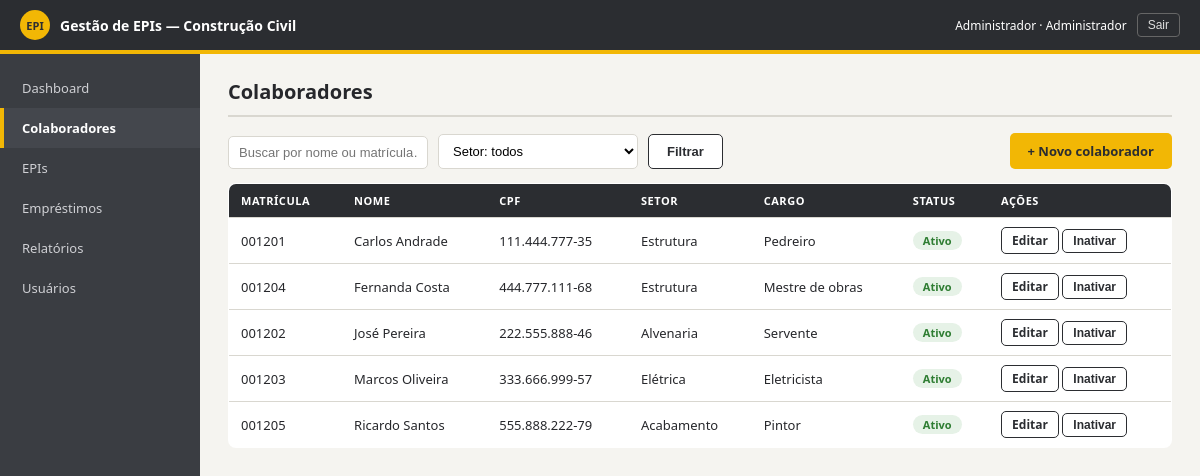
/colaboradores/ (signed in), run on the app's committed database.
### core/models.py (models this page shows, shortened)
class Usuario(AbstractUser):
    class Perfil(models.TextChoices):
        ADMINISTRADOR = 'ADMINISTRADOR', 'Administrador'
        TECNICO = 'TECNICO', 'Técnico de Segurança'
        ALMOXARIFE = 'ALMOXARIFE', 'Almoxarife'
    perfil = models.CharField('Perfil de acesso', max_length=20,
                              choices=Perfil.choices, default=Perfil.TECNICO)
    @property
    def eh_admin(self):
        return self.perfil == self.Perfil.ADMINISTRADOR or self.is_superuser

class Colaborador(models.Model):
    matricula = models.CharField('Matrícula', max_length=20, unique=True)
    nome = models.CharField('Nome completo', max_length=100)
    cpf = models.CharField('CPF', max_length=14, unique=True,
                           help_text='Somente números ou no formato 000.000.000-00')
    data_nascimento = models.DateField('Data de nascimento', null=True, blank=True)
    cargo = models.CharField('Cargo', max_length=60)
    setor = models.CharField('Setor', max_length=60)
    telefone = models.CharField('Telefone', max_length=15, blank=True)
    email = models.EmailField('E-mail', blank=True)
    ativo = models.BooleanField('Ativo', default=True)
    criado_em = models.DateTimeField(auto_now_add=True)
    class Meta:
        ordering = ['nome']
        verbose_name = 'colaborador'
        verbose_name_plural = 'colaboradores'

### core/views.py (the view)
# urls.py: path('colaboradores/', views.colaborador_lista, name='colaborador_lista'),
@login_required
def colaborador_lista(request):
    busca = request.GET.get('q', '').strip()
    setor = request.GET.get('setor', '').strip()
    colaboradores = Colaborador.objects.all()
    if busca:
        colaboradores = colaboradores.filter(
            Q(nome__icontains=busca) | Q(matricula__icontains=busca))
    if setor:
        colaboradores = colaboradores.filter(setor=setor)
    setores = (Colaborador.objects.values_list('setor', flat=True)
               .distinct().order_by('setor'))
    return render(request, 'core/colaborador_lista.html', {
        'colaboradores': colaboradores, 'busca': busca,
        'setores': setores, 'setor_sel': setor,
    })

### core/templates/core/colaborador_lista.html (shortened to what this page needs)
{% extends 'core/base.html' %}
{% block conteudo %}
<h1>Colaboradores</h1>
<div class="filtros">
  <form method="get" class="filtros" style="margin:0;">
    <input class="campo" type="text" name="q" value="{{ busca }}" placeholder="Buscar por nome ou matrícula…">
    <select class="campo" name="setor">
      <option value="">Setor: todos</option>
    </select>
    <button class="btn btn-secundario" type="submit">Filtrar</button>
  </form>
  <a class="btn btn-primario" style="margin-left:auto;" href="{% url 'colaborador_novo' %}">+ Novo colaborador</a>
</div>
<table>
  <tr><th>Matrícula</th><th>Nome</th><th>CPF</th><th>Setor</th><th>Cargo</th><th>Status</th><th>Ações</th></tr>
  {% for c in colaboradores %}
  <tr>
    <td>{{ c.matricula }}</td><td>{{ c.nome }}</td><td>{{ c.cpf }}</td>
    <td>{{ c.setor }}</td><td>{{ c.cargo }}</td>
    <td>{% if c.ativo %}<span class="tag tag-ok">Ativo</span>{% else %}<span class="tag tag-neutro">Inativo</span>{% endif %}</td>
    <td>
      <a class="btn btn-secundario btn-mini" href="{% url 'colaborador_editar' c.pk %}">Editar</a>
      <form method="post" action="{% url 'colaborador_toggle' c.pk %}" style="display:inline;">{% csrf_token %}
        <button class="btn btn-secundario btn-mini" type="submit">{% if c.ativo %}Inativar{% else %}Reativar{% endif %}</button>
      </form>
    </td>
  </tr>
  {% empty %}
  <tr><td colspan="7">Nenhum colaborador encontrado{% if busca or setor_sel %} para os filtros aplicados{% endif %}.</td></tr>
  {% endfor %}
</table>
{% endblock %}

### core/templates/core/base.html (shortened to what this page needs)
{% load static %}
<!DOCTYPE html>
<html lang="pt-BR">
<head>
<link rel="stylesheet" href="{% static 'css/style.css' %}">
</head>
<body>
<header class="topbar">
  <div class="marca"><span class="capacete">EPI</span> Gestão de EPIs — Construção Civil</div>
  <div class="usuario-chip">
    <span>{{ user.get_full_name|default:user.username }} · {{ user.get_perfil_display }}</span>
    <form method="post" action="{% url 'logout' %}">{% csrf_token %}<button type="submit">Sair</button></form>
  </div>
</header>
<div class="layout">
  <nav class="menu">
    {% with atual=request.resolver_match.url_name %}
    <a href="{% url 'dashboard' %}" class="{% if atual == 'dashboard' %}ativo{% endif %}">Dashboard</a>
    <a href="{% url 'colaborador_lista' %}" class="{% if 'colaborador' in atual %}ativo{% endif %}">Colaboradores</a>
    <a href="{% url 'epi_lista' %}" class="{% if 'epi_' in atual %}ativo{% endif %}">EPIs</a>
    <a href="{% url 'emprestimo_lista' %}" class="{% if 'emprestimo' in atual %}ativo{% endif %}">Empréstimos</a>
    <a href="{% url 'relatorios' %}" class="{% if atual == 'relatorios' %}ativo{% endif %}">Relatórios</a>
    {% if user.eh_admin %}
    <a href="{% url 'usuario_lista' %}" class="{% if 'usuario' in atual %}ativo{% endif %}">Usuários</a>
    {% endif %}
    {% endwith %}
  </nav>
  <main class="conteudo">
    {% block conteudo %}{% endblock %}
  </main>
</div>
</body>
</html>

### core/static/css/style.css (style rules this page uses)
:root { --grafite:#2b2d31; --grafite-2:#3a3d42; --amarelo:#f2b705; --amarelo-esc:#c79300; --papel:#f5f4f0; --branco:#ffffff; --linha:#d9d7d0; --texto:#26272b; --cinza:#6d6f76; --ok:#2e7d32; --alerta:#b3261e; --aviso:#9a6c00; }
* { box-sizing:border-box; margin:0; padding:0; }
body { font-family:'Segoe UI',Arial,sans-serif; background:var(--papel); color:var(--texto); font-size:14px; }
a { color:inherit; }
.topbar { display:flex; justify-content:space-between; align-items:center; background:var(--grafite); color:#fff; padding:10px 20px; border-bottom:4px solid var(--amarelo); }
.marca { display:flex; align-items:center; gap:10px; font-weight:700; }
.marca .capacete { width:30px;height:30px;border-radius:50%;background:var(--amarelo); color:var(--grafite);display:flex;align-items:center;justify-content:center;font-size:11px;font-weight:800; }
.usuario-chip { font-size:12px; display:flex; align-items:center; gap:10px; }
.usuario-chip form { display:inline; }
.usuario-chip button { background:none;border:1px solid #666;color:#ddd;border-radius:4px; padding:4px 10px;cursor:pointer;font-size:12px; }
.layout { display:flex; min-height:calc(100vh - 55px); }
.menu { width:200px; background:var(--grafite-2); padding:14px 0; }
.menu a { display:block; color:#cfd0d4; text-decoration:none; padding:11px 18px; font-size:13px; border-left:4px solid transparent; }
.menu a.ativo { border-left-color:var(--amarelo); background:#44474d; color:#fff; font-weight:600; }
.conteudo { flex:1; padding:24px 28px; max-width:1100px; }
h1 { font-size:20px; margin-bottom:16px; padding-bottom:10px; border-bottom:2px solid var(--linha); }
.campo, input.campo, select.campo, textarea.campo { width:100%; border:1.5px solid var(--linha); border-radius:5px; padding:8px 10px; font-size:13px; background:#fff; }
.btn { display:inline-block; border:none; border-radius:5px; padding:9px 18px; font-size:13px; font-weight:600; cursor:pointer; text-decoration:none; }
.btn-primario { background:var(--amarelo); color:var(--grafite); }
.btn-secundario { background:#fff; border:1.5px solid var(--grafite); color:var(--grafite); }
.btn-mini { padding:4px 10px; font-size:12px; }
table { width:100%; border-collapse:collapse; background:var(--branco); border:1px solid var(--linha); border-radius:8px; overflow:hidden; font-size:13px; }
th { background:var(--grafite); color:#fff; text-align:left; padding:9px 12px; font-size:11px; text-transform:uppercase; letter-spacing:.05em; }
td { padding:9px 12px; border-top:1px solid var(--linha); }
.tag { display:inline-block; border-radius:12px; padding:2px 10px; font-size:11px; font-weight:600; }
.tag-ok { background:#e6f2e7; color:var(--ok); }
.filtros { display:flex; gap:10px; margin-bottom:14px; flex-wrap:wrap; align-items:flex-end; }
.filtros .campo { width:auto; min-width:200px; }

### data on the page
Usuario: get_full_name "Administrador", perfil "Administrador"
Colaborador: matricula "001201", nome "Carlos Andrade", cpf "111.444.777-35", setor "Estrutura", cargo "Pedreiro", ativo "Ativo"
Colaborador: matricula "001204", nome "Fernanda Costa", cpf "444.777.111-68", setor "Estrutura", cargo "Mestre de obras", ativo "Ativo"
Colaborador: matricula "001202", nome "José Pereira", cpf "222.555.888-46", setor "Alvenaria", cargo "Servente", ativo "Ativo"
Colaborador: matricula "001203", nome "Marcos Oliveira", cpf "333.666.999-57", setor "Elétrica", cargo "Eletricista", ativo "Ativo"
Colaborador: matricula "001205", nome "Ricardo Santos", cpf "555.888.222-79", setor "Acabamento", cargo "Pintor", ativo "Ativo"
